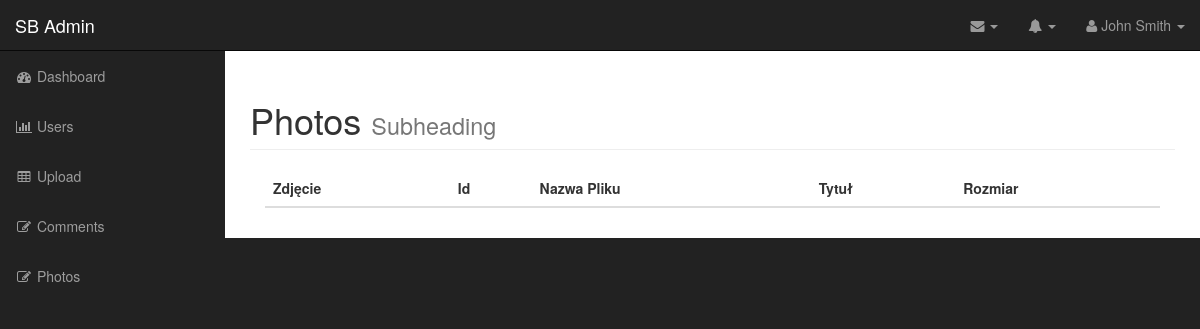
Before: /admin/photos.php (signed in) with the older database file.
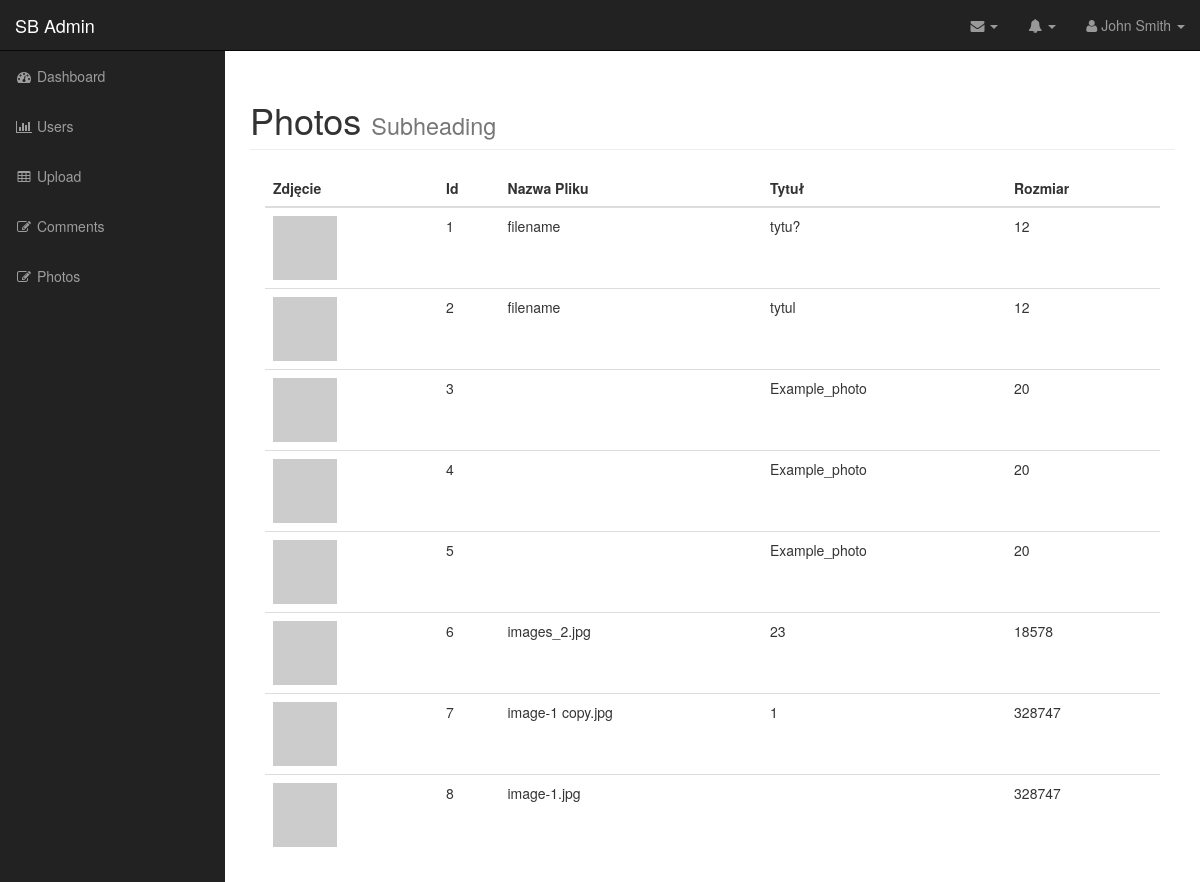
After: the same page with the newer database file.
### tables this page shows
CREATE TABLE `photos` (
  `photo_id` int(11) NOT NULL,
  `title` varchar(255) NOT NULL,
  `description` text NOT NULL,
  `filename` varchar(255) NOT NULL,
  `type` varchar(255) NOT NULL,
  `size` int(11) NOT NULL
);

### admin/includes/database.php (called while the page is built, shortened)
<?php
class Database{
public $connection;
public function open_db_connection(){
$this->connection = new mysqli(DB_HOST,DB_USER,DB_PASS,DB_NAME);
}
public function query($sql){
$result = $this->connection->query($sql);
return $result;
}
}
$database = new Database();
 ?>

### admin/includes/db_object.php (called while the page is built, shortened)
<?php
class Db_object{
protected static $db_table="users";
public static function find_all(){
return static::find_by_query("SELECT * FROM ".static::$db_table." ");
}
public static function find_by_query($sql){
global $database;
$result_set= $database->query($sql);
$the_object_array = array();
while ($row = mysqli_fetch_array($result_set)) {
$the_object_array[]= static::instantation($row);
}
return $the_object_array;
}
public static function instantation($the_record){
$the_object = new $calling_class;
foreach ($the_record as $the_atribute => $value) {
if($the_object->has_the_attribute($the_atribute)){
$the_object->$the_atribute = $value;
}
}
return $the_object;
}
private function has_the_attribute($the_atribute){
$object_properties = get_object_vars($this);
return array_key_exists($the_atribute, $object_properties);
}
}
 ?>

### admin/photos.php (the view, shortened to what this page needs)
<?php include("includes/header.php"); ?>
<?php
$photos = Photo::find_all();
 ?>
        <nav class="navbar navbar-inverse navbar-fixed-top" role="navigation">
            <div class="navbar-header">
                <a class="navbar-brand" href="../index.php">SB Admin</a>
            </div>
            <?php include "includes/top_nav.php"; ?>
            <?php include "includes/side_nav.php"; ?>
        </nav>
        <div id="page-wrapper">
               <div class="container-fluid">
                <div class="row">
                    <div class="col-lg-12">
                        <h1 class="page-header">
                            Photos
                            <small>Subheading</small>
                        </h1>
                            <div class="col-md-12">
                                <table class="table table-hover">
                                  <thead>
                                      <tr>
                                          <th>Zdjęcie</th>
                                          <th>Id</th>
                                          <th>Nazwa Pliku</th>
                                          <th>Tytuł</th>
                                          <th>Rozmiar</th>
                                      </tr>
                                  </thead>
                                  <tbody>
                    <?php foreach ($photos as $photo) : {
                    } ?>
                    <tr>
                    <td><img src="http://placehold.it/64x64"></td>
                    <td><?php echo $photo->photo_id; ?></td>
                    <td><?php echo $photo->filename; ?></td>
                    <td><?php echo $photo->title; ?></td>
                    <td><?php echo $photo->size; ?></td>
                    </tr>
                    <?php endforeach; ?>
                                  </tbody>
                                </table>
                            </div>
                    </div>
                </div>
            </div>
        </div>
  <?php include("includes/footer.php"); ?>

### admin/includes/header.php (shortened to what this page needs)
<!DOCTYPE html>
<html lang="en">
<head>
    <link href="css/bootstrap.min.css" rel="stylesheet">
    <link href="css/sb-admin.css" rel="stylesheet">
    <link href="font-awesome/css/font-awesome.min.css" rel="stylesheet" type="text/css">
</head>
<body>
    <div id="wrapper">

### admin/includes/top_nav.php (shortened to what this page needs)
<ul class="nav navbar-right top-nav">
    <li class="dropdown">
        <a href="#" class="dropdown-toggle" data-toggle="dropdown"><i class="fa fa-envelope"></i> <b class="caret"></b></a>
    </li>
    <li class="dropdown">
        <a href="#" class="dropdown-toggle" data-toggle="dropdown"><i class="fa fa-bell"></i> <b class="caret"></b></a>
    </li>
    <li class="dropdown">
        <a href="#" class="dropdown-toggle" data-toggle="dropdown"><i class="fa fa-user"></i> John Smith <b class="caret"></b></a>
    </li>
</ul>

### admin/includes/side_nav.php
<div class="collapse navbar-collapse navbar-ex1-collapse">
    <ul class="nav navbar-nav side-nav">
        <li>
            <a href="index.php"><i class="fa fa-fw fa-dashboard"></i> Dashboard</a>
        </li>
        <li>
            <a href="users.php"><i class="fa fa-fw fa-bar-chart-o"></i> Users</a>
        </li>
        <li>
            <a href="upload.php"><i class="fa fa-fw fa-table"></i> Upload</a>
        </li>
        <li>
            <a href="comments.php"><i class="fa fa-fw fa-edit"></i> Comments</a>
        </li>
        <li>
            <a  a href="photos.php"><i class="fa fa-fw fa-edit"></i> Photos</a>
    </ul>
</div>

### admin/includes/footer.php (shortened to what this page needs)
  </div>
</body>
</html>

### admin/css/sb-admin.css (style rules this page uses)
body { margin-top: 100px; background-color: #222; }
@media (min-width:768px) { body { margin-top: 50px; } }
#wrapper { padding-left: 0; }
#page-wrapper { width: 100%; padding: 0; background-color: #fff; }
@media (min-width:768px) { #wrapper { padding-left: 225px; } }
@media (min-width:768px) { #page-wrapper { padding: 10px; } }
.top-nav { padding: 0 15px; }
.top-nav>li { display: inline-block; float: left; }
.top-nav>li>a { padding-top: 15px; padding-bottom: 15px; line-height: 20px; color: #999; }
@media (min-width:768px) { .side-nav { position: fixed; top: 51px; left: 225px; width: 225px; margin-left: -225px; border: none; border-radius: 0; overflow-y: auto; background-color: #222; } }
@media (min-width:768px) { .side-nav>li>a { width: 225px; } }

Changed rows visible on the page:
added photos: photo_id "1", filename "filename", title "tytu?", size "12"
added photos: photo_id "2", filename "filename", title "tytul", size "12"
added photos: photo_id "3", title "Example_photo", size "20"
added photos: photo_id "4", title "Example_photo", size "20"
added photos: photo_id "5", title "Example_photo", size "20"
added photos: photo_id "6", filename "images_2.jpg", title "23", size "18578"
added photos: photo_id "7", filename "image-1 copy.jpg", title "1", size "328747"
added photos: photo_id "8", filename "image-1.jpg", size "328747"
